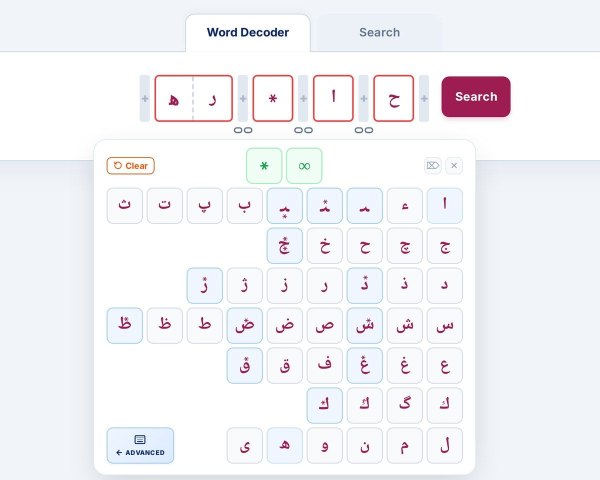
#> input picture assets/brochure/en-decoder.jpg, 1200 x 960 px (shown at 1/2 size)
$ python boxes.py ../../assets/brochure/en-decoder.jpg 1.0 5
#> lines starting #> are read from the running program, lines starting #| are printed output that depends on the picture
"""Görseldeki metin satırlarını otomatik bulur, numaralı bir teşhis görseli üretir."""
import sys, json
import numpy as np
from PIL import Image, ImageDraw

def line_boxes(path, thr=0.18, gap=14, minw=8, minh=6, bg=None):
#> called with path = '../../assets/brochure/en-decoder.jpg', thr = 1, gap = 5, minw = 8, minh = 6
    im = Image.open(path).convert('RGB')
#> im is the input picture: PIL image 1200x960 RGB; mean R, G, B 243, 242.9, 246.4
    a = np.asarray(im, dtype=np.float32)
    if bg is None:
        # en sık renk = zemin
        q = (a // 8).astype(np.int32)
        flat = q[:,:,0]*4096 + q[:,:,1]*64 + q[:,:,2]
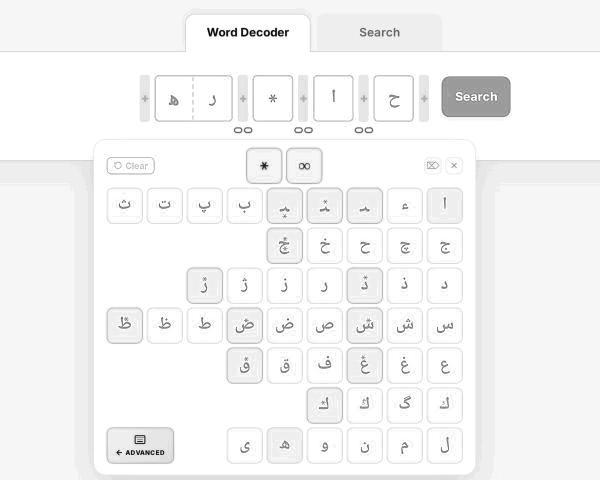
#> flat: shape (960, 1200) int32 (shown at 1/2 size); min 3, max 128991, mean 124336.4; drawn with min black and max white
        vals, cnt = np.unique(flat, return_counts=True)
#> vals = 2448 values from 3 to 128991; cnt = 2448 values, max 544429 at index 2447, min 1 at index 1, mean 470.6
        top = vals[cnt.argmax()]
#> top = 128991
        bg = ((top//4096)*8+4, ((top//64)%64)*8+4, (top%64)*8+4)
#> bg = (252, 252, 252)
    d = np.abs(a - np.array(bg, dtype=np.float32)).max(axis=2)/255.0
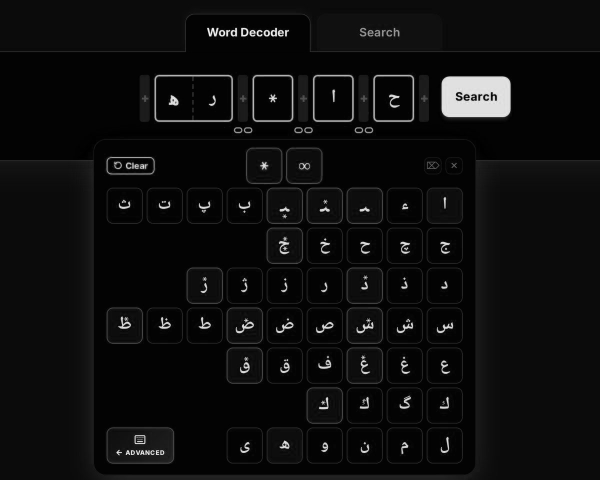
#> d: shape (960, 1200) float32 (shown at 1/2 size); min 0, max 0.988, mean 0.0537
    m = d > thr
#> m: shape (960, 1200) bool; every value is 0
    rows = m.any(axis=1)
    # satır bantları
    bands=[]; y=0; H=len(rows)
#> after `H = len(rows)`: H = 960
    while y < H:
        if rows[y]:
            y2=y
            while y2+1 < H and (rows[y2+1] or (y2+2<H and rows[y2+2]) or (y2+3<H and rows[y2+3])): y2+=1
            bands.append((y,y2)); y=y2+1
        else: y+=1
#> after the loop, bands = []; y = 960
    out=[]
    for (y1,y2) in bands:
        sub = m[y1:y2+1]
        cols = sub.any(axis=0)
        x=0; W=len(cols)
        while x < W:
            if cols[x]:
                x2=x
                while x2+1 < W:
                    nxt = cols[x2+1:min(W,x2+1+gap)]
                    if nxt.any(): x2 += 1 + int(np.argmax(nxt))
                    else: break
                sb = m[y1:y2+1, x:x2+1]
                ys = np.where(sb.any(axis=1))[0]; xs = np.where(sb.any(axis=0))[0]
                bx = (x+int(xs[0]), y1+int(ys[0]), x+int(xs[-1]), y1+int(ys[-1]))
                if bx[2]-bx[0]+1 >= minw and bx[3]-bx[1]+1 >= minh: out.append(bx)
                x = x2+1
            else: x += 1
#> this loop made 0 passes
#> after the loop, out = []
    return im, bg, out

if __name__ == '__main__':
    p = sys.argv[1]; thr=float(sys.argv[2]) if len(sys.argv)>2 else 0.18
    gap=int(sys.argv[3]) if len(sys.argv)>3 else 14
    im, bg, bs = line_boxes(p, thr=thr, gap=gap)
#> bg = (252, 252, 252); bs = []
    print('bg', bg, 'size', im.size, 'boxes', len(bs))
#| bg (252, 252, 252) size (1200, 960) boxes 0
    dbg = im.copy(); dr = ImageDraw.Draw(dbg)
    for i,(x1,y1,x2,y2) in enumerate(bs):
        dr.rectangle([x1-2,y1-2,x2+2,y2+2], outline=(255,0,0), width=2)
        dr.text((x1, max(0,y1-16)), str(i), fill=(255,0,255))
        print(i, (x1,y1,x2-x1+1,y2-y1+1))
    dbg.save(p.replace('.png','_dbg.png'))

$ run again, on assets/brochure/en-lemma.jpg
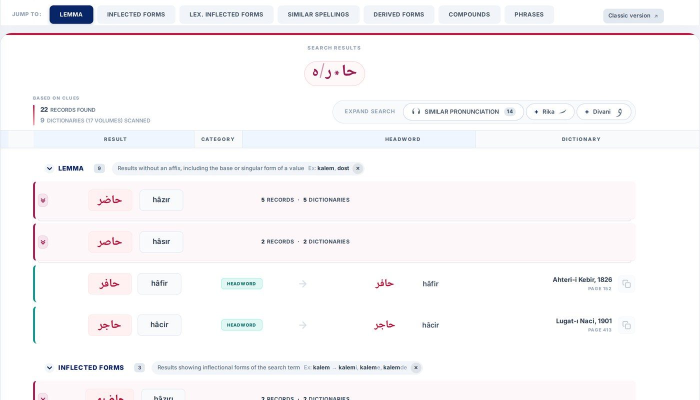
#> input picture assets/brochure/en-lemma.jpg, 1400 x 799 px (shown at 1/2 size)
#> in line_boxes, im is the input picture: PIL image 1400x799 RGB; mean R, G, B 248.4, 247, 248.7
#> in line_boxes, `flat = q[:,:,0]*4096 + q[:,:,1]*64 + q[:,:,2]`:
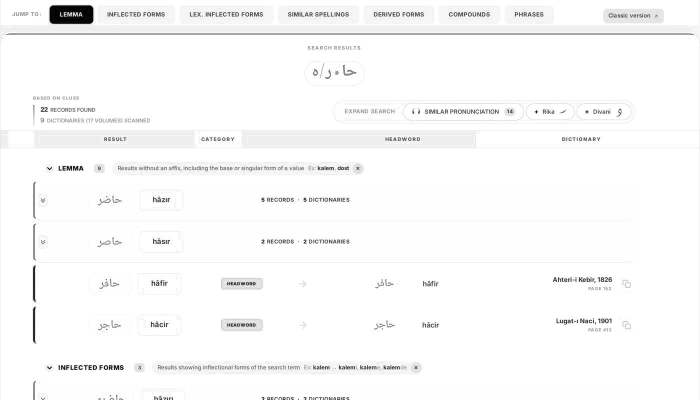
#> flat: shape (799, 1400) int32 (shown at 1/2 size); min 1, max 128991, mean 126201.7; drawn with min black and max white
#> vals = 1911 values from 1 to 128991; cnt = 1911 values, max 739438 at index 1910, min 1 at index 5, mean 585.3
#> top = 128991
#> in line_boxes, `bg = ((top//4096)*8+4, ((top//64)%64)*8+4, (top%64)*8+4)`: bg = (252, 252, 252)
#> in line_boxes, `d = np.abs(a - np.array(bg, dtype=np.float32)).max(axis=2)/255.0`:
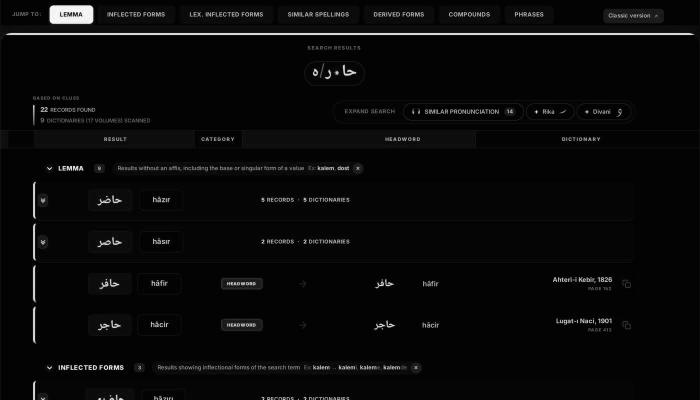
#> d: shape (799, 1400) float32 (shown at 1/2 size); min 0, max 0.988, mean 0.0368
#> m: shape (799, 1400) bool; every value is 0
#> H = 799
#> after the loop in line_boxes, `while y < H:`: bands = []; y = 799
#> after the loop in line_boxes, `for (y1,y2) in bands:`: out = []
#> `im, bg, bs = line_boxes(p, thr=thr, gap=gap)`: bg = (252, 252, 252); bs = []
#| bg (252, 252, 252) size (1400, 799) boxes 0

$ run again, on assets/brochure/tr-entry.jpg
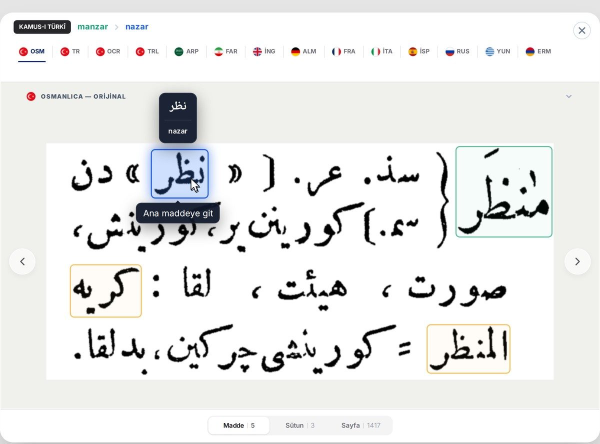
#> input picture assets/brochure/tr-entry.jpg, 1200 x 887 px (shown at 1/2 size)
#> in line_boxes, im is the input picture: PIL image 1200x887 RGB; mean R, G, B 234.3, 234.9, 233.8
#> in line_boxes, `flat = q[:,:,0]*4096 + q[:,:,1]*64 + q[:,:,2]`:
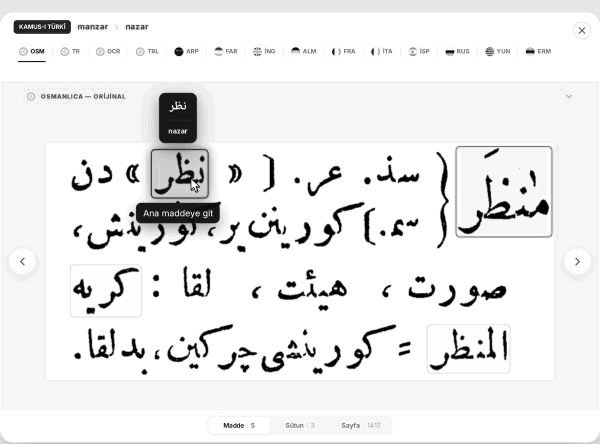
#> flat: shape (887, 1200) int32 (shown at 1/2 size); min 0, max 128991, mean 119520.5; drawn with min black and max white
#> vals = 3110 values from 0 to 128991; cnt = 3110 values, max 559843 at index 3109, min 1 at index 5, mean 342.3
#> top = 128991
#> in line_boxes, `bg = ((top//4096)*8+4, ((top//64)%64)*8+4, (top%64)*8+4)`: bg = (252, 252, 252)
#> in line_boxes, `d = np.abs(a - np.array(bg, dtype=np.float32)).max(axis=2)/255.0`:
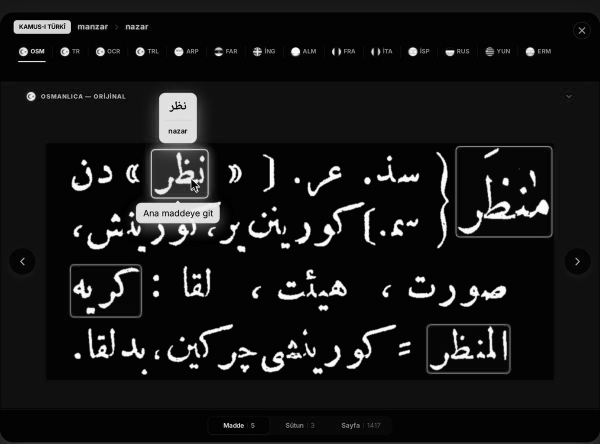
#> d: shape (887, 1200) float32 (shown at 1/2 size); min 0, max 0.988, mean 0.0883
#> m: shape (887, 1200) bool; every value is 0
#> H = 887
#> after the loop in line_boxes, `while y < H:`: bands = []; y = 887
#> after the loop in line_boxes, `for (y1,y2) in bands:`: out = []
#> `im, bg, bs = line_boxes(p, thr=thr, gap=gap)`: bg = (252, 252, 252); bs = []
#| bg (252, 252, 252) size (1200, 887) boxes 0
